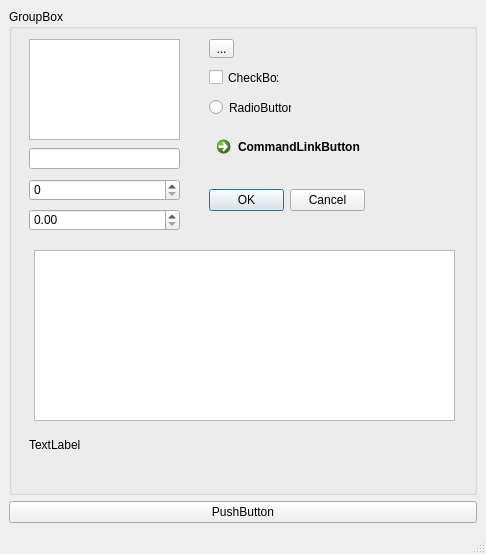
<?xml version="1.0" encoding="UTF-8"?>
<ui version="4.0">
 <class>MainWindow</class>
 <widget class="QMainWindow" name="MainWindow">
  <property name="geometry">
   <rect>
    <x>0</x>
    <y>0</y>
    <width>486</width>
    <height>554</height>
   </rect>
  </property>
  <property name="windowTitle">
   <string>MainWindow</string>
  </property>
  <widget class="QWidget" name="centralwidget">
   <layout class="QGridLayout" name="gridLayout">
    <item row="0" column="0">
     <widget class="QGroupBox" name="groupBox">
      <property name="title">
       <string>GroupBox</string>
      </property>
      <widget class="QTableView" name="tableView">
       <property name="geometry">
        <rect>
         <x>20</x>
         <y>30</y>
         <width>151</width>
         <height>101</height>
        </rect>
       </property>
      </widget>
      <widget class="QLineEdit" name="lineEdit">
       <property name="geometry">
        <rect>
         <x>20</x>
         <y>139</y>
         <width>151</width>
         <height>21</height>
        </rect>
       </property>
      </widget>
      <widget class="QSpinBox" name="spinBox">
       <property name="geometry">
        <rect>
         <x>20</x>
         <y>170</y>
         <width>151</width>
         <height>22</height>
        </rect>
       </property>
      </widget>
      <widget class="QDoubleSpinBox" name="doubleSpinBox">
       <property name="geometry">
        <rect>
         <x>20</x>
         <y>200</y>
         <width>151</width>
         <height>22</height>
        </rect>
       </property>
      </widget>
      <widget class="QCheckBox" name="checkBox">
       <property name="geometry">
        <rect>
         <x>200</x>
         <y>60</y>
         <width>70</width>
         <height>17</height>
        </rect>
       </property>
       <property name="text">
        <string>CheckBox</string>
       </property>
      </widget>
      <widget class="QRadioButton" name="radioButton">
       <property name="geometry">
        <rect>
         <x>200</x>
         <y>90</y>
         <width>82</width>
         <height>17</height>
        </rect>
       </property>
       <property name="text">
        <string>RadioButton</string>
       </property>
      </widget>
      <widget class="QToolButton" name="toolButton">
       <property name="geometry">
        <rect>
         <x>200</x>
         <y>30</y>
         <width>25</width>
         <height>19</height>
        </rect>
       </property>
       <property name="text">
        <string>...</string>
       </property>
      </widget>
      <widget class="QCommandLinkButton" name="commandLinkButton">
       <property name="geometry">
        <rect>
         <x>200</x>
         <y>120</y>
         <width>172</width>
         <height>41</height>
        </rect>
       </property>
       <property name="text">
        <string>CommandLinkButton</string>
       </property>
      </widget>
      <widget class="QDialogButtonBox" name="buttonBox">
       <property name="geometry">
        <rect>
         <x>200</x>
         <y>180</y>
         <width>156</width>
         <height>23</height>
        </rect>
       </property>
       <property name="standardButtons">
        <set>QDialogButtonBox::Cancel|QDialogButtonBox::Ok</set>
       </property>
      </widget>
      <widget class="QGraphicsView" name="graphicsView">
       <property name="geometry">
        <rect>
         <x>25</x>
         <y>241</y>
         <width>421</width>
         <height>171</height>
        </rect>
       </property>
      </widget>
      <widget class="QLabel" name="label">
       <property name="geometry">
        <rect>
         <x>20</x>
         <y>420</y>
         <width>431</width>
         <height>31</height>
        </rect>
       </property>
       <property name="text">
        <string>TextLabel</string>
       </property>
      </widget>
     </widget>
    </item>
    <item row="1" column="0">
     <widget class="QPushButton" name="pushButton">
      <property name="text">
       <string>PushButton</string>
      </property>
     </widget>
    </item>
   </layout>
  </widget>
  <widget class="QMenuBar" name="menubar">
   <property name="geometry">
    <rect>
     <x>0</x>
     <y>0</y>
     <width>486</width>
     <height>22</height>
    </rect>
   </property>
  </widget>
  <widget class="QStatusBar" name="statusbar"/>
 </widget>
 <resources/>
 <connections/>
</ui>
